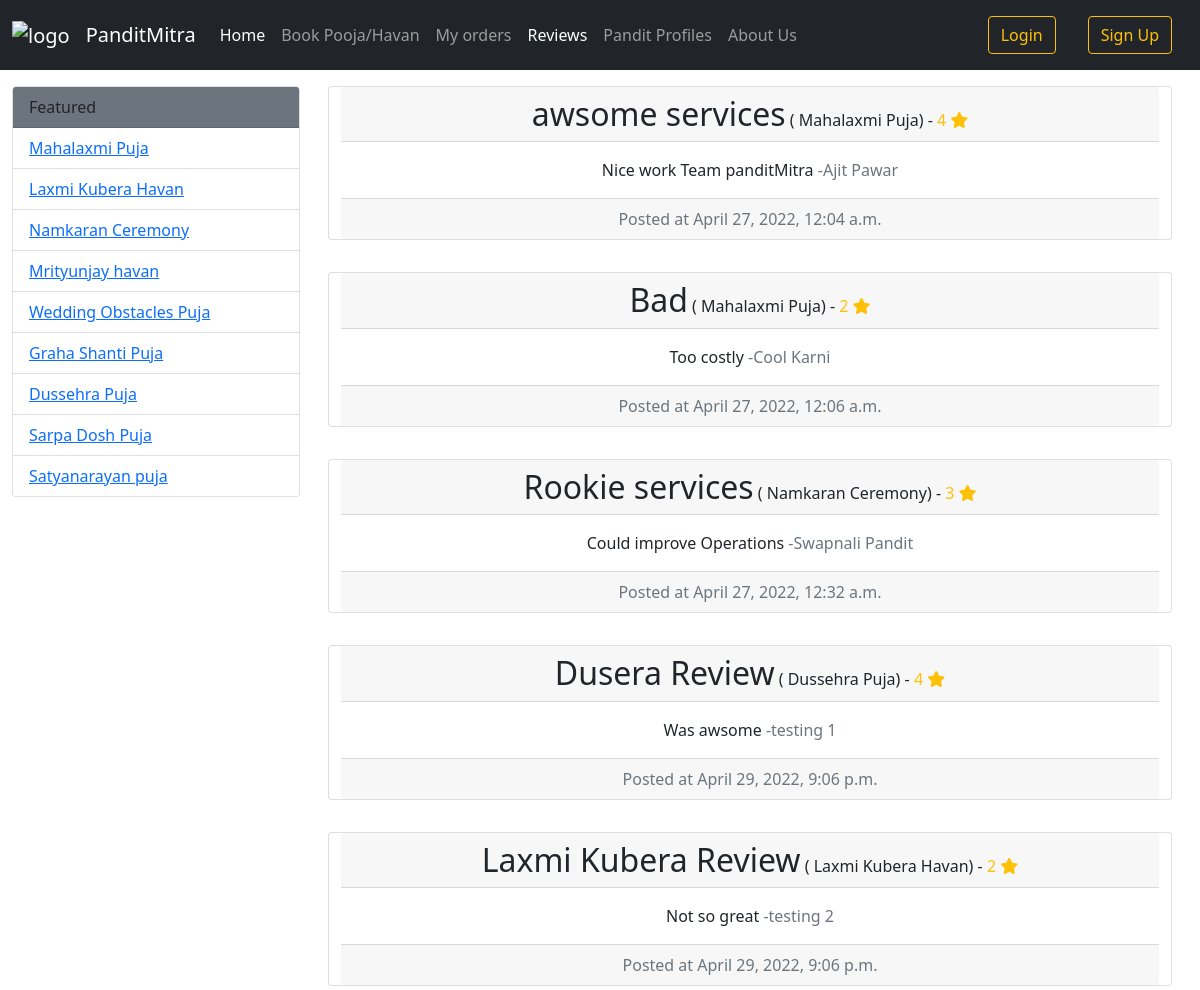
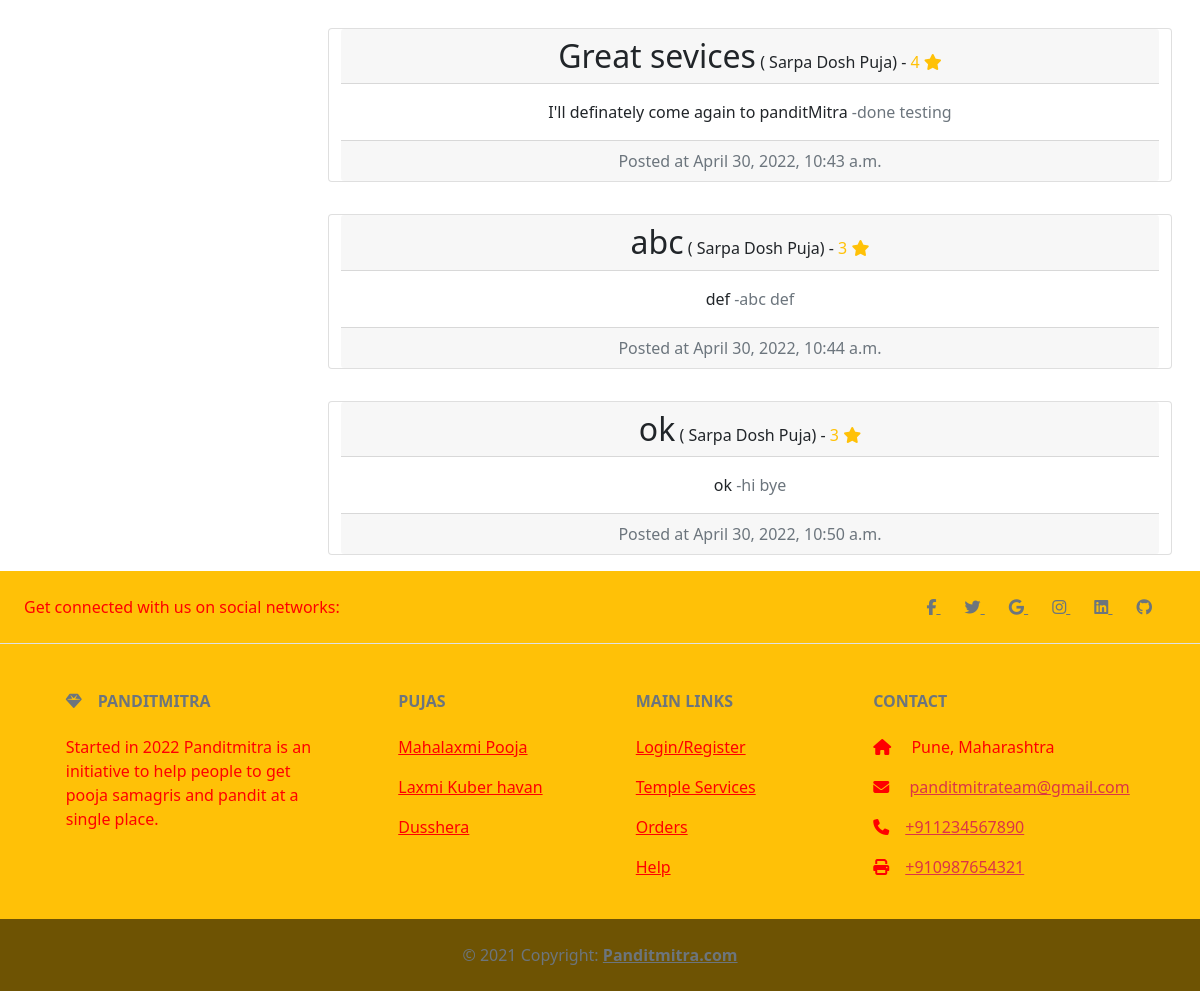
/seeReviews/, run on the app's committed database (2 pictures, top to bottom).
### main/models.py (models this page shows, shortened)
class Puja(models.Model):
    id = models.AutoField(primary_key=True)
    nameOfPuja = models.CharField(max_length=50, unique=True)
    price = models.IntegerField(default=0, validators=[minMax2])
    imageUrl = models.TextField(
        default="https://image.shutterstock.com/image-vector/vector-graphic-illustration-indian-pandit-260nw-1803127855.jpg", null=True, blank=True)
    introText = models.CharField(max_length=200, null=True, blank=True)
    discription = models.TextField(null=True, blank=True)
    def __str__(self):
        return self.nameOfPuja

class Reviews(models.Model):
    id = models.AutoField(primary_key=True)
    fullName = models.CharField(max_length=50)
    pujaName = models.ForeignKey(Puja, on_delete=models.CASCADE)
    email = models.CharField(max_length=50)
    title = models.CharField(max_length=50, blank=True)
    reviewText = models.TextField(verbose_name='Reviews Text')
    created_date = models.DateTimeField(default=now, editable=False)
    yourRating = models.IntegerField(default=0, validators=[minMax3])

### main/views.py (the view)
# urls.py: path("seeReviews/", views.seeReviews, name="seeReviews"),
def seeReviews(response):
    ls = Reviews.objects.all()
    myPujas = Puja.objects.all()
    ls2 = Reviews.objects.values_list('created_date')
    return render(response, "seeReview.html", {"ls": ls, "ls2": myPujas})

### main/templates/seeReview.html (shortened to what this page needs)
<!DOCTYPE html>
<html lang="en">
<head>
    <link href="https://cdn.jsdelivr.net/npm/bootstrap@5.1.3/dist/css/bootstrap.min.css" rel="stylesheet">
</head>
<body>
        <nav class="navbar navbar-expand-lg navbar-dark bg-dark">
            <div class="container-fluid">
              <a class="navbar-brand" href="{% url 'home' %}">
                <img src="https://cdni.iconscout.com/illustration/premium/thumb/pandit-ji-2704960-2252413.png" height="40" width="70" alt="logo">
              </a>
              <a class="navbar-brand" href="{% url 'home' %}">
                PanditMitra
              </a>
              <div class="collapse navbar-collapse" id="navbarSupportedContent">
                <ul class="navbar-nav me-auto mb-2 mb-lg-0">
                  <li class="nav-item">
                    <a class="nav-link active" aria-current="page" href="{% url 'home' %}">Home</a>
                  </li>
                  <li class="nav-item">
                    <a class="nav-link" href="{% url 'book' %}">Book Pooja/Havan</a>
                  </li>
                  <li class="nav-item">
                      <a class="nav-link" href="{% url 'myOrders' %}">My orders</a>
                  </li>
                  <li class="nav-item">
                    <a class="nav-link active" href="{% url 'reviews' %}">Reviews</a>
                  </li>
                  <li class="nav-item">
                    <a class="nav-link" href="{% url 'pandit' %}">Pandit Profiles</a>
                  </li>
                  <li class="nav-item">
                      <a class="nav-link" href="{% url 'aboutUs' %}">About Us</a>
                  </li>
                </ul>
                    {% if user.is_authenticated %}
                    <a class="nav-link d-flex">
                      <span class="text-warning" >{{user.username}}</span>
                    </a>
                    <a class="nav-link d-flex" href="{% url 'logout' %}">
                        <button class="btn btn-outline-warning" type="submit">Logout</button>
                    </a>
                  {% else %}
                    <a class="nav-link d-flex" href="{% url 'login' %}">
                        <button class="btn btn-outline-warning" type="submit">Login</button>
                    </a>
                    <a class="nav-link d-flex" href="{% url 'sign_Up' %}">
                        <button class="btn btn-outline-warning" type="submit">Sign Up</button>
                    </a>
                  {% endif %}
              </div>
            </div>
          </nav>
        <div class="container-fluid">
            <div class="row">
                <div class="col-md-3 my-3">
                    <div class="card" style="width: 18rem;">
                        <div class="card-header bg-secondary">
                        Featured
                        </div>
                        <ul class="list-group list-group-flush">
                        {% for items in ls2 %}
                          <li class="list-group-item"><a href="#">{{items.nameOfPuja}}</a></li>
                        {% endfor %}
                        </ul>
                    </div>
                </div>
                <div class="col-md-9 ">
                    <div class="row mx-3">
                        {% for item in ls %}
                            <div class="card text-center my-3 ">
                                <div class="card-header">
                                    <span class="h2"> {{ item.title }}</span> <span>( {{item.pujaName}}) </span> - <span class="text-warning font-weight-bold" style="color:rgb(255, 238, 0);"> {{item.yourRating}} <i class="fa-solid fa-star" ></i> </span>
                                </div>
                                <div class="card-body">
                                <p class="card-text">{{item.reviewText}} <span class="text-muted">-{{item.fullName}}</span></p>
                                </div>
                                <div class="card-footer text-muted">
                                    Posted at {{item.created_date}}
                                </div>
                            </div>
                        {% endfor %}
                    </div>
                </div>
            </div>
        </div>
      <footer class="text-center text-lg-start bg-warning text-muted">
        <section
          class="d-flex justify-content-center justify-content-lg-between p-4 border-bottom"
        >
          <div class="me-5 d-none d-lg-block">
            <span style="color:red;">Get connected with us on social networks:</span>
          </div>
          <div>
            <a href="" class="me-4 text-reset">
              <i class="fab fa-facebook-f"></i>
            </a>
            <a href="" class="me-4 text-reset">
              <i class="fab fa-twitter"></i>
            </a>
            <a href="" class="me-4 text-reset">
              <i class="fab fa-google"></i>
            </a>
            <a href="" class="me-4 text-reset">
              <i class="fab fa-instagram"></i>
            </a>
            <a href="" class="me-4 text-reset">
              <i class="fab fa-linkedin"></i>
            </a>
            <a href="" class="me-4 text-reset">
              <i class="fab fa-github"></i>
            </a>
          </div>
        </section>
        <section class="">
          <div class="container text-center text-md-start mt-5">
            <div class="row mt-3">
              <div class="col-md-3 col-lg-4 col-xl-3 mx-auto mb-4">
                <h6 class="text-uppercase fw-bold mb-4">
                  <i class="fas fa-gem me-3"></i>Panditmitra
                </h6>
                <p style="color:red;">
                  Started in 2022 Panditmitra is an initiative to help people to get pooja samagris and pandit at a single place.
                </p>
              </div>
              <div class="col-md-2 col-lg-2 col-xl-2 mx-auto mb-4">
                <h6 class="text-uppercase fw-bold mb-4">
                  Pujas
                </h6>
                <p style="color:red;">
                  <a href="{% url 'book' %}" class="text-reset">Mahalaxmi Pooja</a>
                </p>
                <p style="color:red;">
                  <a href="{% url 'book' %}" class="text-reset">Laxmi Kuber havan</a>
                </p>
                <p style="color:red;">
                  <a href="{% url 'book' %}" class="text-reset">Dusshera</a>
                </p>
              </div>
              <div class="col-md-3 col-lg-2 col-xl-2 mx-auto mb-4">
                <h6 class="text-uppercase fw-bold mb-4">
                  Main links
                </h6>
                <p style="color:red;">
                  <a href="{% url 'login' %}" class="text-reset">Login/Register</a>
                </p>
                <p style="color:red;">
                  <a href="#!" class="text-reset">Temple Services</a>
                </p>
                <p style="color:red;">
                  <a href="#!" class="text-reset">Orders</a>
                </p>
                <p style="color:red;">
                  <a href="{% url 'aboutUs' %}" class="text-reset">Help</a>
                </p>
              </div>
              <div class="col-md-4 col-lg-3 col-xl-3 mx-auto mb-md-0 mb-4">
                <h6 class="text-uppercase fw-bold mb-4">
                  Contact
                </h6>
                <p style="color:red;"><i class="fas fa-home me-3"></i> Pune, Maharashtra</p>
                <p style="color:red;">
                  <i class="fas fa-envelope me-3"></i>
                  <a class="text-danger" href="mailto:panditmitrateam@gmail.com">panditmitrateam@gmail.com</a>
                </p>
                <p style="color:red;"><i class="fas fa-phone me-3"></i><a class="text-danger" href="tel:+911234567890">+911234567890</a></p>
                <p style="color:red;"><i class="fas fa-print me-3"></i><a class="text-danger" href="tel:+910987654321">+910987654321</a></p>
              </div>
            </div>
          </div>
        </section>
        <div class="text-center p-4" style="background-color: rgba(0, 0, 0, 0.568);">
          © 2021 Copyright:
          <a class="text-reset fw-bold" href="https://panditmitra.com/">Panditmitra.com</a>
        </div>
      </footer>
</body>
</html>

### data on the page
Puja: nameOfPuja "Mahalaxmi Puja"
Puja: nameOfPuja "Laxmi Kubera Havan"
Puja: nameOfPuja "Namkaran Ceremony"
Puja: nameOfPuja "Mrityunjay havan"
Puja: nameOfPuja "Wedding Obstacles Puja"
Puja: nameOfPuja "Graha Shanti Puja"
Puja: nameOfPuja "Dussehra Puja"
Puja: nameOfPuja "Sarpa Dosh Puja"
Puja: nameOfPuja "Satyanarayan puja"
Reviews: title "awsome services", pujaName "Mahalaxmi Puja", yourRating "4", reviewText "Nice work Team panditMitra", fullName "Ajit Pawar", created_date "April 27, 2022, 12:04 a.m."
Reviews: title "Bad", pujaName "Mahalaxmi Puja", yourRating "2", reviewText "Too costly", fullName "Cool Karni", created_date "April 27, 2022, 12:06 a.m."
Reviews: title "Rookie services", pujaName "Namkaran Ceremony", yourRating "3", reviewText "Could improve Operations", fullName "Swapnali Pandit", created_date "April 27, 2022, 12:32 a.m."
Reviews: title "Dusera Review", pujaName "Dussehra Puja", yourRating "4", reviewText "Was awsome", fullName "testing 1", created_date "April 29, 2022, 9:06 p.m."
Reviews: title "Laxmi Kubera Review", pujaName "Laxmi Kubera Havan", yourRating "2", reviewText "Not so great", fullName "testing 2", created_date "April 29, 2022, 9:06 p.m."
Reviews: title "Great sevices", pujaName "Sarpa Dosh Puja", yourRating "4", reviewText "I'll definately come again to panditMitra", fullName "done testing", created_date "April 30, 2022, 10:43 a.m."
Reviews: title "abc", pujaName "Sarpa Dosh Puja", yourRating "3", reviewText "def", fullName "abc def", created_date "April 30, 2022, 10:44 a.m."
Reviews: title "ok", pujaName "Sarpa Dosh Puja", yourRating "3", reviewText "ok", fullName "hi bye", created_date "April 30, 2022, 10:50 a.m."
